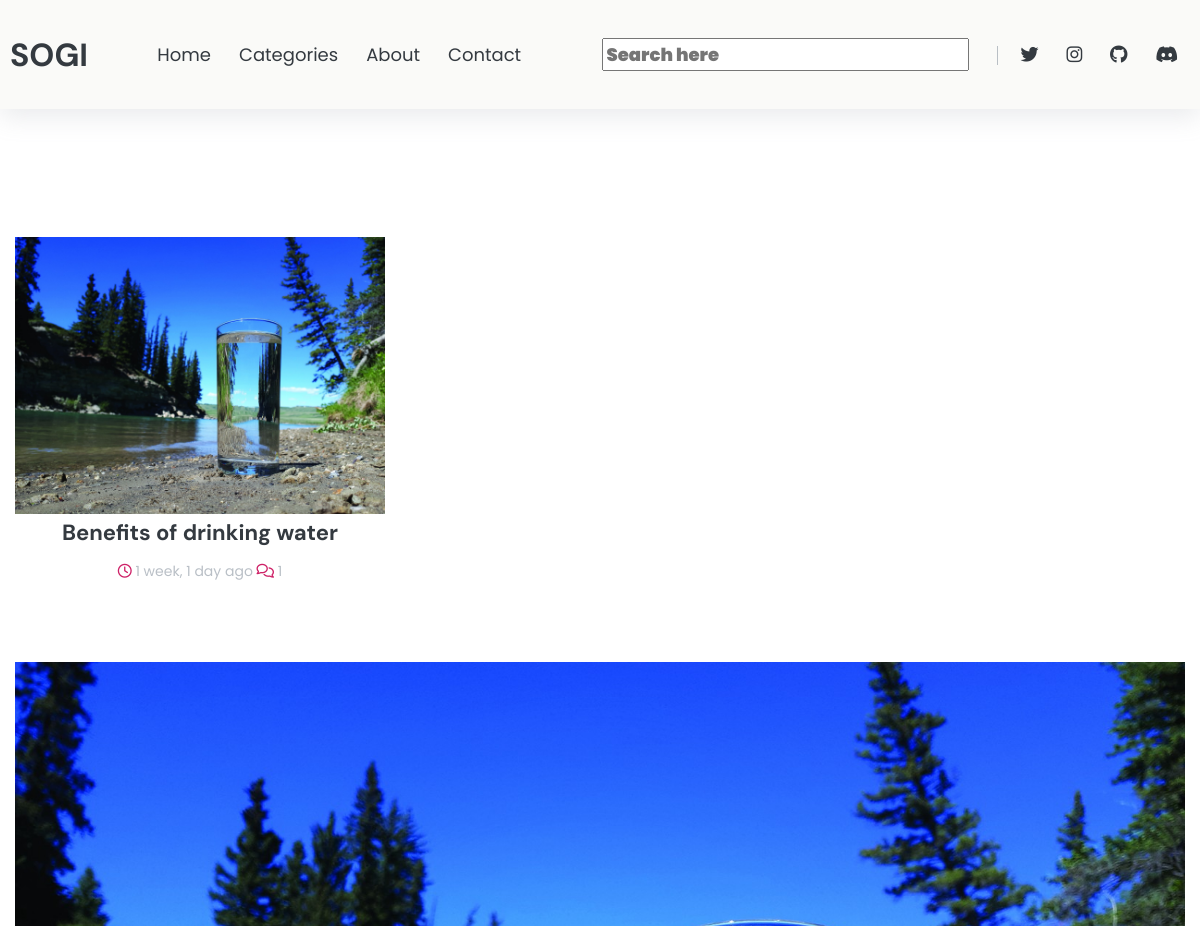
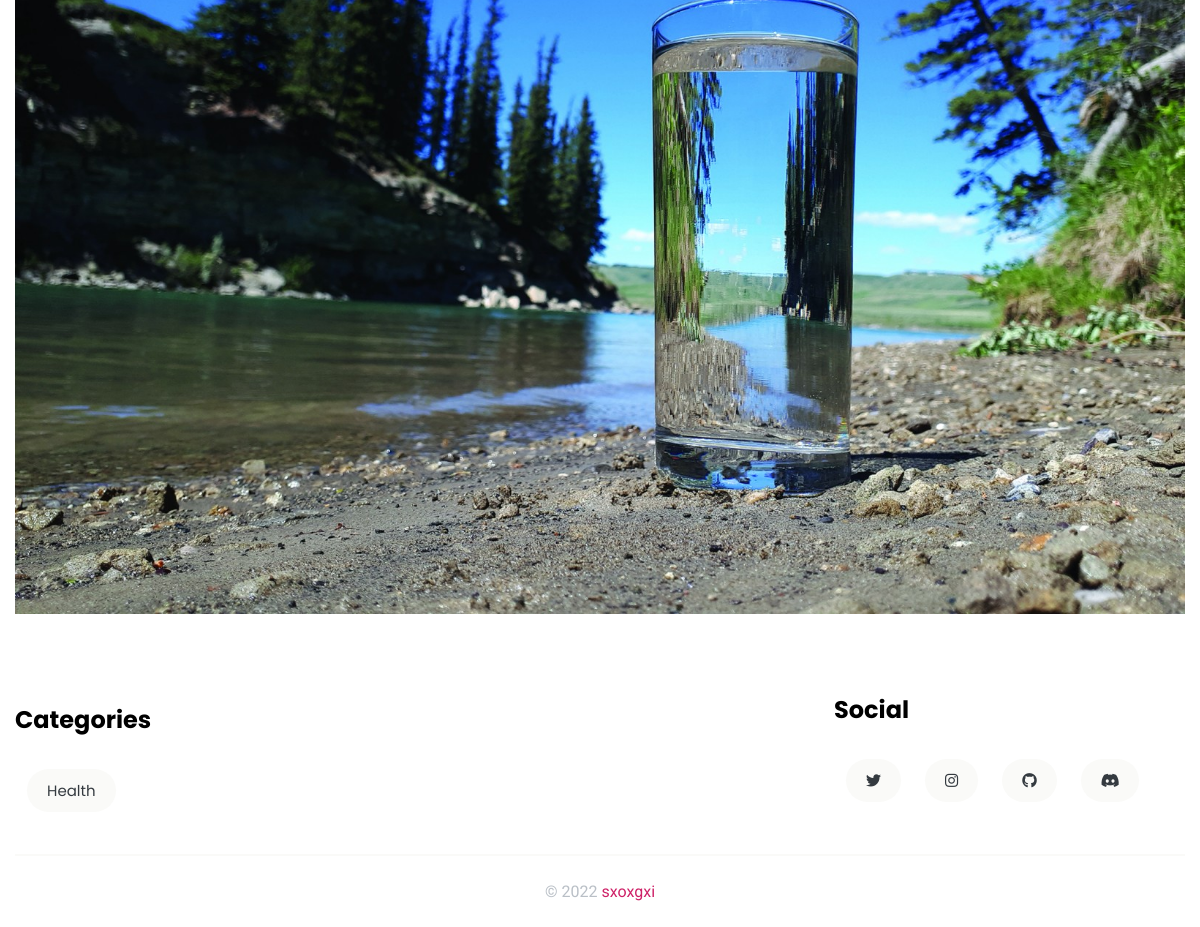
The app's page /, older data (2 pictures, top to bottom).
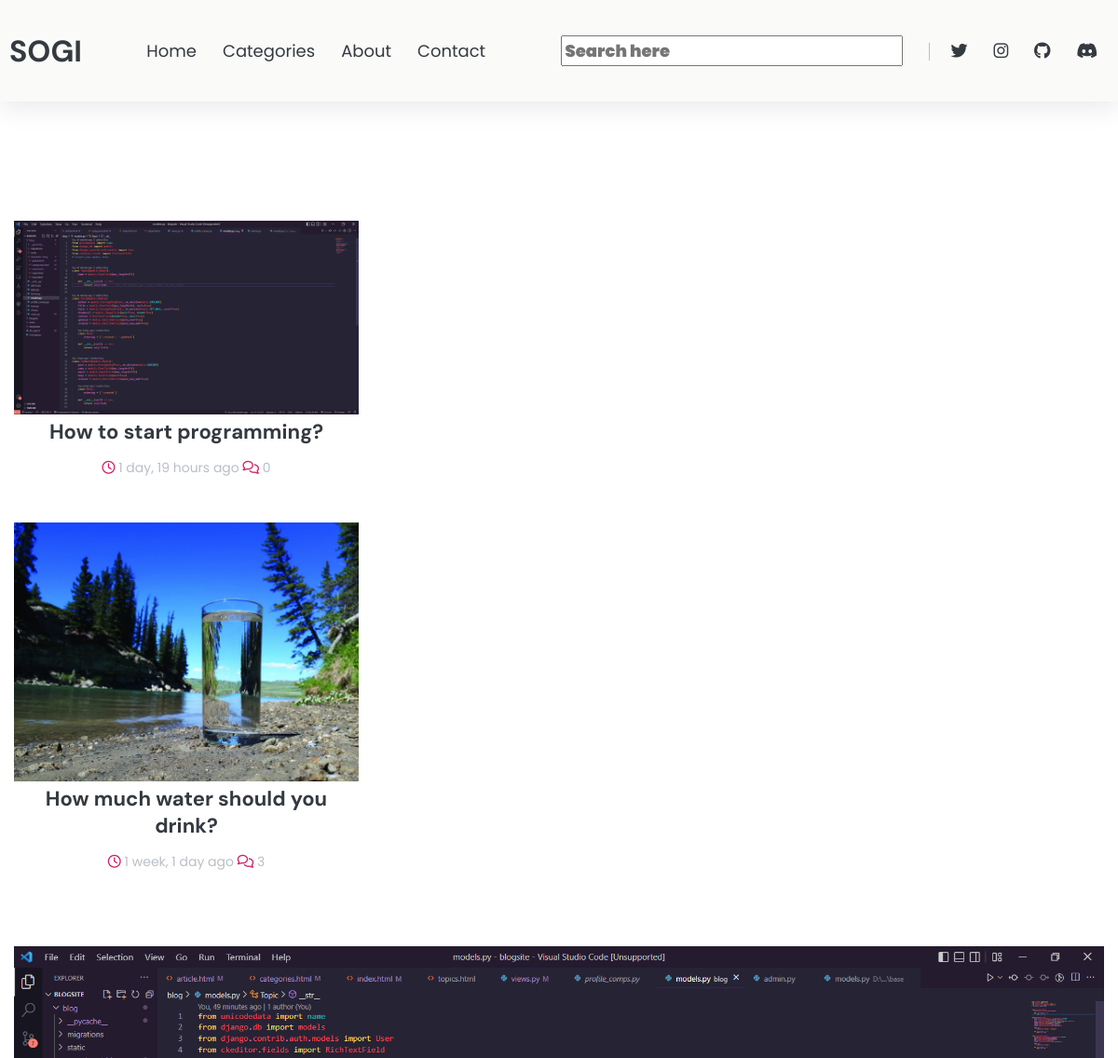
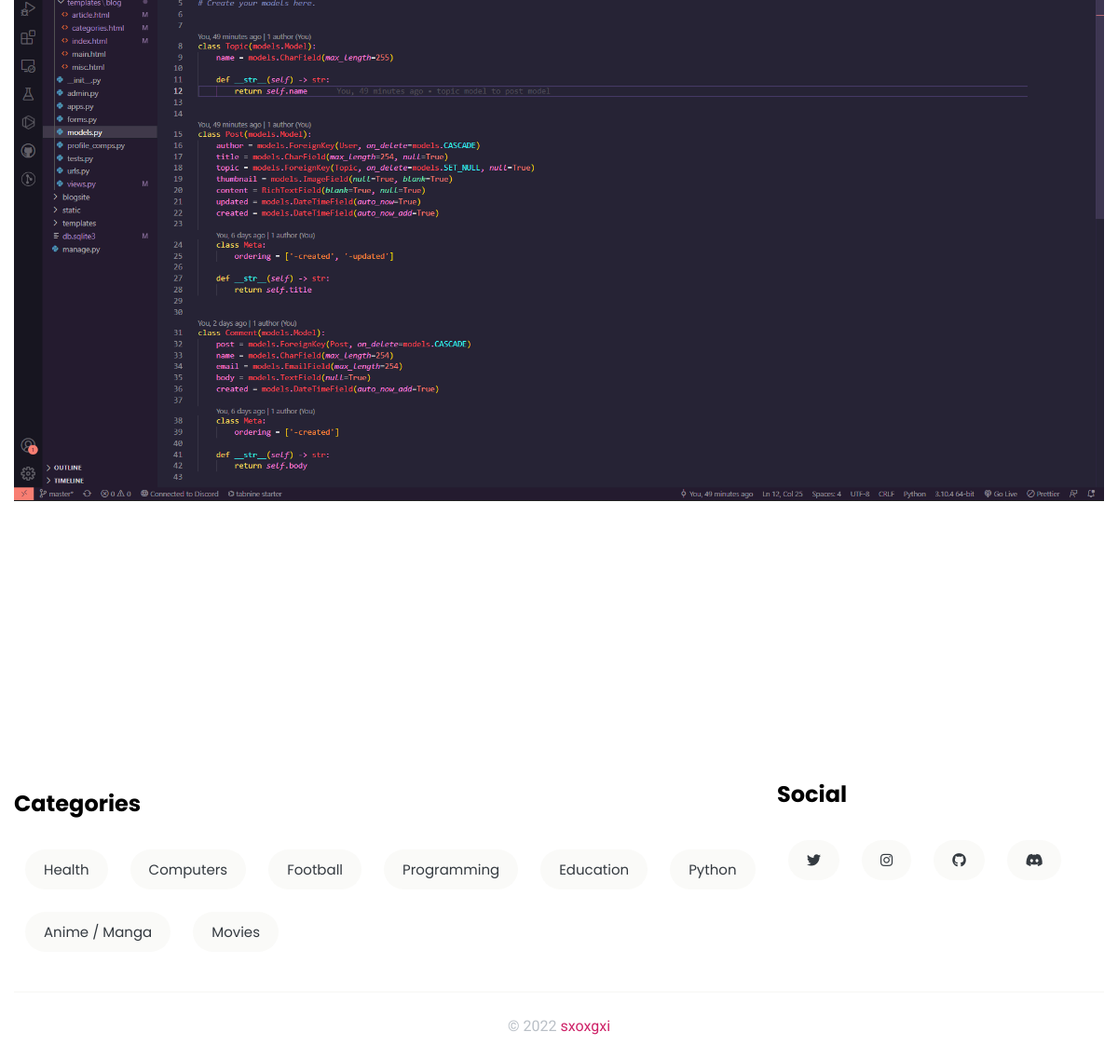
The same page, newer data (2 pictures, top to bottom).
### blog/models.py (models this page shows, shortened)
class Post(models.Model):
    author = models.ForeignKey(User, on_delete=models.CASCADE)
    title = models.CharField(max_length=254, null=True)
    topic = models.ForeignKey(Topic, on_delete=models.SET_NULL, null=True)
    thumbnail = models.ImageField(null=True, blank=True)
    content = RichTextField(blank=True, null=True)
    updated = models.DateTimeField(auto_now=True)
    created = models.DateTimeField(auto_now_add=True)
    class Meta:
        ordering = ['-created', '-updated']

class Topic(models.Model):
    name = models.CharField(max_length=255)
    def __str__(self) -> str:
        return self.name

### blog/views.py (the view)
# urls.py: path('', views.blog, name='blog'),
def blog(request):
    q = request.GET.get('q') if request.GET.get('q') != None else ""
    posts = Post.objects.filter(
        Q(topic__name__icontains=q) |
        Q(title__icontains=q) |
        Q(content__icontains=q)
    )
    posts_random = Post.objects.all().order_by('?')
    topics = Topic.objects.all()
    context = {'posts': posts, 'topics': topics, 'posts_random': posts_random}
    return render(request, 'blog/main.html', context)

### blog/templates/blog/main.html (shortened to what this page needs)
{% load static %}
<!DOCTYPE html>
<html lang="en">
<head>
    <link rel="stylesheet" href="https://cdnjs.cloudflare.com/ajax/libs/font-awesome/6.1.1/css/all.min.css"
 />
    <link rel="stylesheet" href="https://cdnjs.cloudflare.com/ajax/libs/Swiper/6.4.5/swiper-bundle.min.css"
 />
    <link rel="stylesheet" type="text/css" href="{% static 'blog/styles.css' %}">
</head>
<body>
    <header id="header" class="shadow bg-light">
        <nav class="container navbar">
            <a href="{% url 'blog'%}" class="nav-brand text-dark">
                SOGI
            </a>
            <div class="collapse">
                <ul class="navbar-nav">
                    <a href="{% url 'blog' %}" class="nav-link">Home</a>
                    <a href="{% url 'cat' %}" class="nav-link">Categories</a>
                    <a href="{% url 'profile' %}" class="nav-link">About</a>
                    <a href="mailto:sxoxgxi@duck.com" class="nav-link">Contact</a>
                </ul>
            </div>
            <div class="collapse">
                <ul class="navbar-nav">
                        <form class="search-box" action="{% url 'blog' %}">
                            <input type="text" name="q" class="fa-solid nav-link" placeholder="Search here">
                        </form>
                    <a href="https://twitter.com/sxoxgxi" class="nav-link"><i class="fab fa-twitter"></i></a>
                    <a href="https://www.instagram.com/soh_gee.nirmal/?theme=dark" class="nav-link"><i class="fab fa-instagram"></i></a>
                    <a href="https://github.com/sxoxgxi" class="nav-link"><i class="fab fa-github"></i></a>
                    <a href="https://discord.gg/5S6cdn8Dnd" class="nav-link"><i class="fab fa-discord"></i></a>
                </ul>
            </div>
        </nav>
    </header>
    {% block content %}
      {% include "blog/index.html" %}
    {% endblock content%}
    {% if page != 'profile' %}
    <footer id="footer">
        <div class="container">
            <div class="row mb-3">
                <div class="col-8">
                    <h2 class="footer-title secondary-title">Categories</h2>
                    <div class="tags">
                        <div class="d-flex flex-wrap">
                            {% for topic in topics %}
                            <a href="{% url 'blog' %}?q={{topic}}" class="nav-link btn bg-light">{{topic}}</a>
                            {% endfor %}
                        </div>
                    </div>
                </div>
                <div class="col-3">
                    <h2 class="footer-title secondary-title mt-2">Social</h2>
                    <div class="tags social">
                        <div class="d-flex flex-wrap">
                            <a href="https://twitter.com/sxoxgxi" class="nav-link btn bg-light"><i class="fab fa-twitter"></i></a>
                            <a href="https://www.instagram.com/soh_gee.nirmal/?theme=dark" class="nav-link btn bg-light"><i class="fab fa-instagram"></i></a>
                            <a href="https://github.com/sxoxgxi" class="nav-link btn bg-light"><i class="fab fa-github"></i></a>
                            <a href="https://discord.gg/5S6cdn8Dnd" class="nav-link btn bg-light"><i class="fab fa-discord"></i></a>
                        </div>
                    </div>
                </div>
            </div>
            <div class="copyrights">
                <p class="text-center text-secondary display-2">
                    © 2022 <a href="#" class="text-primary">sxoxgxi</a>
                </p>
            </div>
        </div>
    </footer>
    {% endif %}
</body>
</html>

### blog/templates/blog/index.html
{% load static %}
    <main id="site-main">
        <section id="posts">
            <div class="container">
                <div class="grid">
                    {% for article in posts %}
                    <div class="grid-item">
                        <article class="article">
                            <div class="card">
                                <div class="overflow-img">
                                    <a href="{% url 'post' article.id %}">
                                        <img src="{{article.thumbnail.url}}" class="img-fluid" alt="">
                                    </a>
                                </div>
                                <div class="card-body text-center px-1">
                                    <a href="{% url 'post' article.id %}" class="text-title display-1 text-dark">
                                        {{article.title}}
                                    </a>
                                    <p class="secondary-title text-secondary display-3">
                                        <span><i class="far fa-clock text-primary"></i> {{article.created|timesince}} ago</span>
                                        <span><i class="far fa-comments text-primary"></i> {{article.comment_set.all.count}}</span>
                                    </p>
                                </div>
                            </div>
                        </article>
                    </div>
                    {% empty %}
                        <div class="card-body text-center px-1">
                            <p class="text-title display-1 text-dark">
                                No results found for your query.
                            </p>
                        </div>
                    {% endfor %}
                </div>
            </div>
        </section>
        <section class="slider">
            <div class="container">
                <div class="swiper-container">
                    <div class="swiper-wrapper">
                        {% for article in posts_random %}
                        <div class="swiper-slide">
                            <a href="{% url 'post' article.id %}">
                                <img src="{{article.thumbnail.url}}" class="img-fluid" alt="">
                            </a>
                        </div>
                        {% endfor %}
                    </div>
                </div>
            </div>
        </section>
    </main>

Row changes from the older to the newer data that the page shows:
added Post: thumbnail (picture), title "How to start programming?", created "1 day, 19 hours", comment_set.all.count "0"
changed Post: title "Benefits of drinking water" → "How much water should you drink?"; comment_set.all.count "1" → "3"
added Topic: name "Computers"
added Topic: name "Football"
added Topic: name "Programming"
added Topic: name "Education"
added Topic: name "Python"
added Topic: name "Anime / Manga"
added Topic: name "Movies"
